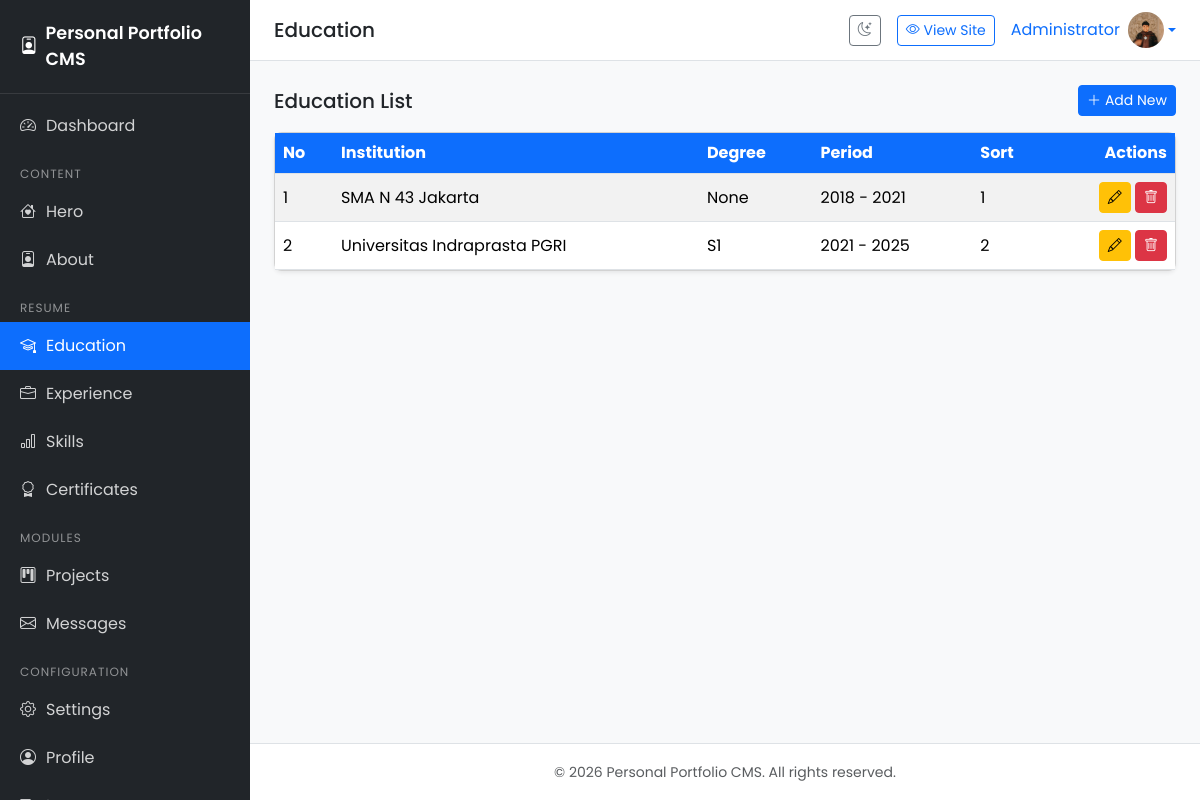
Screenshot of /admin/education/index.php (signed in) with the database file from the repository.
### tables this page shows
CREATE TABLE `users` (
  `id` bigint(20) UNSIGNED NOT NULL,
  `name` varchar(100) NOT NULL,
  `email` varchar(150) NOT NULL,
  `password` varchar(255) NOT NULL,
  `photo` varchar(255) DEFAULT NULL,
  `created_at` timestamp NOT NULL DEFAULT current_timestamp(),
  `updated_at` timestamp NOT NULL DEFAULT current_timestamp() ON UPDATE current_timestamp()
);

CREATE TABLE `education` (
  `id` bigint(20) UNSIGNED NOT NULL,
  `institution` varchar(255) NOT NULL,
  `degree` varchar(200) NOT NULL,
  `start_year` varchar(20) DEFAULT NULL,
  `end_year` varchar(20) DEFAULT NULL,
  `description` text DEFAULT NULL,
  `sort_order` int(11) DEFAULT 0,
  `created_at` timestamp NOT NULL DEFAULT current_timestamp(),
  `updated_at` timestamp NOT NULL DEFAULT current_timestamp() ON UPDATE current_timestamp()
);

### includes/functions.php (called while the page is built, shortened)
<?php
require_once __DIR__ . '/database.php';
function e($value): string
{
    return htmlspecialchars((string) $value, ENT_QUOTES, 'UTF-8');
}
function url(string $path = ''): string
{
    return BASE_URL . '/' . ltrim($path, '/');
}
function currentUser(): ?array
{
    $stmt = db()->prepare('SELECT id, name, email, photo FROM users WHERE id = ? LIMIT 1');
    $stmt->execute([$_SESSION['user_id']]);
    return $stmt->fetch() ?: null;
}

### includes/database.php (called while the page is built, shortened)
<?php
function db(): PDO
{
    static $pdo = null;
    if ($pdo === null) {
        $dsn = 'mysql:host=' . DB_HOST . ';dbname=' . DB_NAME . ';charset=' . DB_CHARSET;
        $options = [
            PDO::ATTR_ERRMODE            => PDO::ERRMODE_EXCEPTION,
            PDO::ATTR_DEFAULT_FETCH_MODE => PDO::FETCH_ASSOC,
            PDO::ATTR_EMULATE_PREPARES   => false,
        ];
        try {
            $pdo = new PDO($dsn, DB_USER, DB_PASS, $options);
        } catch (PDOException $e) {
            error_log('Database connection failed: ' . $e->getMessage());
            http_response_code(500);
            exit('Koneksi database gagal. Silakan periksa konfigurasi.');
        }
    }
    return $pdo;
}

### admin/education/index.php (the view, shortened to what this page needs)
<?php
$pageTitle = 'Education';
$activeMenu = 'education';
$pdo = db();
$items = $pdo->query('SELECT * FROM education ORDER BY sort_order ASC, id DESC')->fetchAll();
require_once __DIR__ . '/../../includes/header.php';
?>
<div class="d-flex justify-content-between align-items-center mb-3">
    <h5 class="mb-0">Education List</h5>
    <a href="<?= url('admin/education/create.php') ?>" class="btn btn-primary btn-sm">
        <i class="bi bi-plus-lg me-1"></i>Add New
    </a>
</div>
<?php if ($items): ?>
<div class="card">
    <div class="table-responsive">
        <table class="table table-hover table-striped mb-0">
            <thead>
                <tr>
                    <th>No</th>
                    <th>Institution</th>
                    <th>Degree</th>
                    <th>Period</th>
                    <th>Sort</th>
                    <th class="text-end">Actions</th>
                </tr>
            </thead>
            <tbody>
                <?php foreach ($items as $i => $item): ?>
                <tr>
                    <td><?= $i + 1 ?></td>
                    <td><?= e($item['institution']) ?></td>
                    <td><?= e($item['degree']) ?></td>
                    <td><?= e($item['start_year']) ?> - <?= e($item['end_year'] ?: 'Present') ?></td>
                    <td><?= (int) $item['sort_order'] ?></td>
                    <td class="text-end">
                        <a href="<?= url('admin/education/edit.php?id=' . $item['id']) ?>"
                            class="btn btn-sm btn-warning" title="Edit"><i class="bi bi-pencil"></i></a>
                        <a href="<?= url('admin/education/delete.php?id=' . $item['id']) ?>"
                            class="btn btn-sm btn-danger" title="Delete"
                            onclick="return confirm('Apakah Anda yakin ingin menghapus data ini?')"><i
                                class="bi bi-trash"></i></a>
                    </td>
                </tr>
                <?php endforeach; ?>
            </tbody>
        </table>
    </div>
</div>
<?php endif; ?>
<?php require_once __DIR__ . '/../../includes/footer.php'; ?>

### includes/header.php (shortened to what this page needs)
<?php
$pageTitle = $pageTitle ?? 'Dashboard';
$currentUser = currentUser();
?>
<!DOCTYPE html>
<html lang="en" data-bs-theme="light">
<head>
    <link href="https://cdn.jsdelivr.net/npm/bootstrap@5.3.3/dist/css/bootstrap.min.css" rel="stylesheet">
    <link href="https://cdn.jsdelivr.net/npm/bootstrap-icons@1.11.3/font/bootstrap-icons.min.css" rel="stylesheet">
</head>
<body>
    <aside class="sidebar" id="sidebar">
        <div class="brand d-flex align-items-center gap-2">
            <i class="bi bi-person-badge"></i>
            <span><?= e(APP_NAME) ?></span>
        </div>
        <nav class="nav flex-column mt-2">
            <a class="nav-link <?= ($activeMenu ?? '') === 'dashboard' ? 'active' : '' ?>"
                href="<?= url('admin/dashboard.php') ?>">
                <i class="bi bi-speedometer2"></i> Dashboard
            </a>
            <div class="nav-section">Content</div>
            <a class="nav-link <?= ($activeMenu ?? '') === 'hero' ? 'active' : '' ?>"
                href="<?= url('admin/hero/index.php') ?>">
                <i class="bi bi-house-heart"></i> Hero
            </a>
            <a class="nav-link <?= ($activeMenu ?? '') === 'about' ? 'active' : '' ?>"
                href="<?= url('admin/about/index.php') ?>">
                <i class="bi bi-person-badge"></i> About
            </a>
            <div class="nav-section">Resume</div>
            <a class="nav-link <?= ($activeMenu ?? '') === 'education' ? 'active' : '' ?>"
                href="<?= url('admin/education/index.php') ?>">
                <i class="bi bi-mortarboard"></i> Education
            </a>
            <a class="nav-link <?= ($activeMenu ?? '') === 'experience' ? 'active' : '' ?>"
                href="<?= url('admin/experience/index.php') ?>">
                <i class="bi bi-briefcase"></i> Experience
            </a>
            <a class="nav-link <?= ($activeMenu ?? '') === 'skills' ? 'active' : '' ?>"
                href="<?= url('admin/skills/index.php') ?>">
                <i class="bi bi-bar-chart"></i> Skills
            </a>
            <a class="nav-link <?= ($activeMenu ?? '') === 'certificates' ? 'active' : '' ?>"
                href="<?= url('admin/certificates/index.php') ?>">
                <i class="bi bi-award"></i> Certificates
            </a>
            <div class="nav-section">Modules</div>
            <a class="nav-link <?= ($activeMenu ?? '') === 'projects' ? 'active' : '' ?>"
                href="<?= url('admin/projects/index.php') ?>">
                <i class="bi bi-kanban"></i> Projects
            </a>
            <a class="nav-link <?= ($activeMenu ?? '') === 'messages' ? 'active' : '' ?>"
                href="<?= url('admin/messages/index.php') ?>">
                <i class="bi bi-envelope"></i> Messages
            </a>
            <div class="nav-section">Configuration</div>
            <a class="nav-link <?= ($activeMenu ?? '') === 'settings' ? 'active' : '' ?>"
                href="<?= url('admin/settings/index.php') ?>">
                <i class="bi bi-gear"></i> Settings
            </a>
            <a class="nav-link <?= ($activeMenu ?? '') === 'profile' ? 'active' : '' ?>"
                href="<?= url('admin/profile/index.php') ?>">
                <i class="bi bi-person-circle"></i> Profile
            </a>
            <a class="nav-link" href="<?= url('admin/logout.php') ?>">
                <i class="bi bi-box-arrow-right"></i> Logout
            </a>
        </nav>
    </aside>
    <div class="main-content">
        <div class="topbar">
            <h5 class="mb-0"><?= e($pageTitle) ?></h5>
            <div class="d-flex align-items-center gap-3">
                <button class="btn btn-outline-secondary btn-sm dark-mode-toggle" id="darkModeToggle"
                    title="Toggle Dark Mode">
                    <i class="bi bi-moon-stars"></i>
                </button>
                <a href="<?= url('') ?>" class="btn btn-outline-primary btn-sm" target="_blank">
                    <i class="bi bi-eye"></i> View Site
                </a>
                <div class="dropdown">
                    <a href="#" class="d-flex align-items-center text-decoration-none dropdown-toggle"
                        data-bs-toggle="dropdown">
                        <span class="me-2"><?= e($currentUser['name'] ?? 'Admin') ?></span>
                        <img src="<?= $currentUser['photo'] ? url('uploads/profile/' . $currentUser['photo']) : 'https://ui-avatars.com/api/?name=' . urlencode($currentUser['name'] ?? 'A') . '&background=0d6efd&color=fff' ?>"
                            alt="Profile" class="rounded-circle" style="width:36px;height:36px;object-fit:cover;">
                    </a>
                </div>
            </div>
        </div>
        <div class="content">

### includes/header.php (style rules this page uses)
body { font-family: 'Poppins', sans-serif; background: #f8f9fa; }
.sidebar { width: 250px; min-height: 100vh; background: #212529; color: #fff; position: fixed; top: 0; left: 0; z-index: 1000; transition: transform .3s ease; }
.sidebar .brand { padding: 20px; font-weight: 600; font-size: 1.1rem; border-bottom: 1px solid rgba(255, 255, 255, .1); }
.sidebar .nav-link { color: rgba(255, 255, 255, .8); padding: 12px 20px; border-radius: 0; display: flex; align-items: center; gap: 10px; }
.sidebar .nav-link.active { background: #0d6efd; color: #fff; }
.sidebar .nav-section { padding: 15px 20px 5px; font-size: .75rem; text-transform: uppercase; letter-spacing: 1px; color: rgba(255, 255, 255, .5); }
.main-content { margin-left: 250px; flex: 1; display: flex; flex-direction: column; min-height: 100vh; }
.topbar { background: #fff; padding: 12px 24px; border-bottom: 1px solid #dee2e6; display: flex; align-items: center; justify-content: space-between; position: sticky; top: 0; z-index: 999; }
.content { padding: 24px; flex: 1; }
.card { border-radius: .5rem; box-shadow: 0 .125rem .25rem rgba(0, 0, 0, .075); }
.table thead th { background: #0d6efd; color: #fff; white-space: nowrap; }
.table { vertical-align: middle; }
.dark-mode-toggle { cursor: pointer; }

### rows the page displays
users: name "Administrator", photo (picture)
education: institution "SMA N 43 Jakarta", degree "None", start_year "2018", end_year "2021", sort_order "1"
education: institution "Universitas Indraprasta PGRI", degree "S1", start_year "2021", end_year "2025", sort_order "2"

### other values shown
APP_NAME "Personal Portfolio CMS"
$pageTitle "Education"
